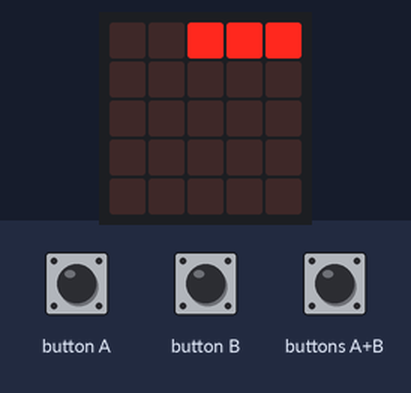
Bench run of a program on a simulated BBC micro:bit running MicroPython. Shown: the board's 5×5 LED display. The inputs (shaded band) are chosen by the test bench. Random numbers come from a fixed seed.

Above: at 1.2 s.
1.3 s: button A pressed for 0.15 s
At 2.9 s:
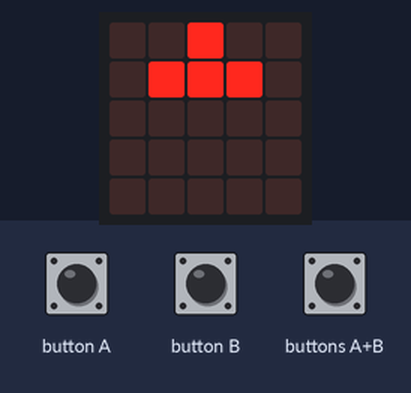
4.4 s: button B pressed for 0.15 s
At 5.8 s:
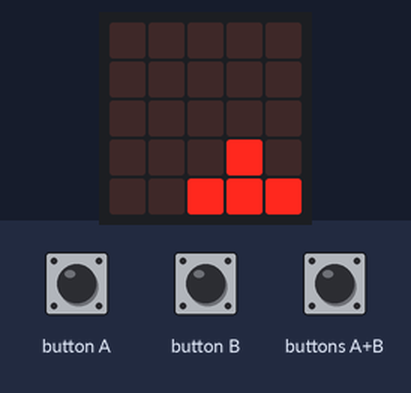
7.5 s: button B pressed for 1 s
At 8.6 s:
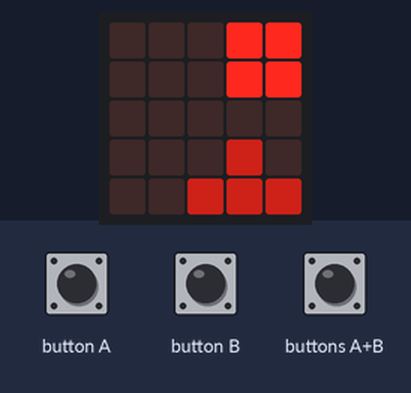
11.5 s: buttons A+B pressed for 0.15 s
At 13.2 s:
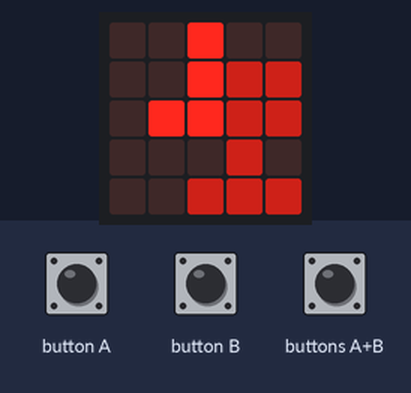
14.6 s: buttons A+B pressed for 3.2 s
At 16.1 s:
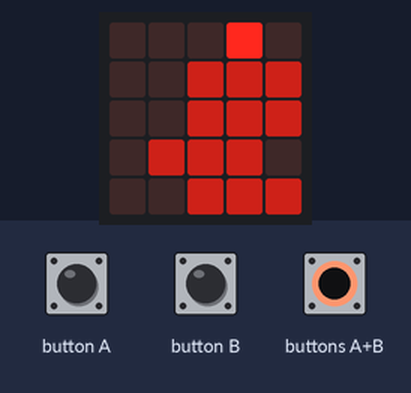
19.3 s: button A pressed for 1 s
At 20.5 s:
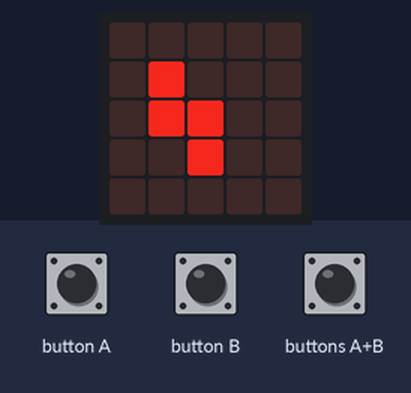
Timing chart, 0 to 22.3 s (numbered marks = the images above; inputs shaded):
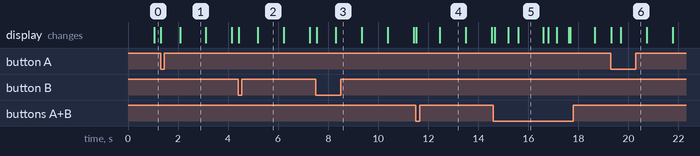

The program:

tetris.py
```python
from microbit import *
import random

# Tetris for Micro:bit
# Use buttons A and B to move and rotate falling blocks

# Game variables
lives = 10
last_rotation_time = 0
rotation_cooldown = 500  # milliseconds
level = 1  # Starts at level 1
lines_cleared_total = 0  # Total lines cleared to track level
fall_speed_base = 1000  # base falling speed in ms
board = [[0 for _ in range(5)] for _ in range(7)]  # 7 rows with 2 hidden above
current_piece = None
piece_x = 0
piece_y = 0
last_move = running_time()

# Define Tetris pieces (L, I, and Square shapes)
pieces = [
    [[1, 1, 1], [0, 0, 1]],  # L shape
    [[1, 1, 1, 1]],           # I shape
    [[1, 1], [1, 1]]          # Square shape
]

def spawn_piece():
    global current_piece, piece_x, piece_y
    r = random.random()
    if r < 0.05:
        current_piece = [[1, 1, 1, 1]]  # I shape with 5% probability
    elif r < 0.30:
        current_piece = [[0, 1, 0], [1, 1, 1]]  # T shape with 25% probability
    elif r < 0.55:
        current_piece = [[0, 1, 1], [1, 1, 0]]  # S shape with 25% probability
    elif r < 0.775:
        current_piece = [[1, 1, 1], [0, 0, 1]]  # L shape with 22.5% probability
    else:
        current_piece = [[1, 1], [1, 1]]  # Square shape with 22.5% probability
    piece_x = max(0, min(2, 5 - len(current_piece[0])))  # Adjusted starting position
    piece_y = 0
    if check_collision(piece_x, piece_y, current_piece):
        return False
    return True

def check_collision(x, y, piece):
    piece_height = len(piece)
    piece_width = len(piece[0])
    for py in range(piece_height):
        for px in range(piece_width):
            if piece[py][px]:
                new_x = x + px
                new_y = y + py
                if new_x < 0 or new_x >= 5 or new_y >= 7:  # Updated y bound to 7 for larger board
                    return True
                if new_y >= 0 and board[new_y][new_x]:
                    return True
    return False

def rotate_piece(piece):
    return [list(row) for row in zip(*piece[::-1])]

def merge_piece():
    global current_piece, piece_x, piece_y
    piece_height = len(current_piece)
    piece_width = len(current_piece[0])
    for py in range(piece_height):
        for px in range(piece_width):
            if current_piece[py][px]:
                board[piece_y + py][piece_x + px] = 1
    current_piece = None

def clear_lines():
    global board, lines_cleared_total, level
    lines_cleared_this_call = 0
    new_board = []
    for row in board:
        if not all(row):  # If not completely filled
            new_board.append(row)
        else:
            lines_cleared_this_call += 1
    lines_cleared_total += lines_cleared_this_call
    # Update level every 5 lines cleared
    if lines_cleared_total // 5 >= level:
        level += 1
    while len(new_board) < 7:  # Ensure board has 7 rows
        new_board.insert(0, [0, 0, 0, 0, 0])
    board = new_board
    return lines_cleared_this_call  # Return for potential future use, but not needed here

def update_display():
    current_time = running_time()
    board_brightness = 4  # Always dim for placed pieces
    piece_brightness = max(1, int((lives / 10.0) * 9))  # Normal brightness based on lives
    display.clear()
    # Show only visible rows (game y=2 to 6), mapped to display y=0 to 4
    for display_y in range(5):
        game_y = display_y + 2  # Map display y to game y
        for x in range(5):
            if board[game_y][x]:
                display.set_pixel(x, display_y, board_brightness)
    # Show the current falling piece with appropriate brightness, only if in visible range
    if current_piece:
        piece_height = len(current_piece)
        piece_width = len(current_piece[0])
        for py in range(piece_height):
            for px in range(piece_width):
                if current_piece[py][px]:
                    px_pos = piece_x + px
                    py_pos = piece_y + py
                    if 0 <= px_pos < 5 and 0 <= py_pos < 7 and 2 <= py_pos <= 6:  # Check full bounds and visible range
                        display_x = px_pos
                        display_y = py_pos - 2  # Map game y to display y
                        display.set_pixel(display_x, display_y, piece_brightness)

# Initialize first piece
spawn_piece()

while True:
    current_time = running_time()
    # Calculate fall speed based on level
    current_fall_speed = max(200, fall_speed_base - 200 * (level - 1))  # Min 200ms to avoid too fast
    if current_time - last_move > current_fall_speed:
        if current_piece:
            if not check_collision(piece_x, piece_y + 1, current_piece):
                piece_y += 1
            else:
                merge_piece()
                clear_lines()
                if not spawn_piece():
                    lives -= 1
                    if lives > 0:
                        # Flash the screen when losing a life
                        display.clear()
                        for y in range(5):
                            for x in range(5):
                                display.set_pixel(x, y, 9)  # Flash bright for 200ms
                        sleep(200)
                        display.clear()
                        # Reset board and spawn new piece with 7 rows
                        board = [[0 for _ in range(5)] for _ in range(7)]
                        spawn_piece()
                    else:
                        # Game over, show sad face and reset after a delay
                        display.show(Image.SAD)
                        sleep(2000)  # Wait 2 seconds
                        lives = 10  # Reset lives
                        level = 1  # Reset level
                        lines_cleared_total = 0  # Reset lines cleared
                        board = [[0 for _ in range(5)] for _ in range(7)]  # Reset to 7 rows
                        spawn_piece()
        last_move = current_time
    # Control piece using buttons A and B, rotate on both pressed
    if button_a.was_pressed() and current_piece and not check_collision(piece_x - 1, piece_y, current_piece):
        piece_x -= 1
    if button_b.was_pressed() and current_piece and not check_collision(piece_x + 1, piece_y, current_piece):
        piece_x += 1
    if button_a.is_pressed() and button_b.is_pressed() and current_piece:
        if current_time - last_rotation_time > rotation_cooldown:
            rotated_piece = rotate_piece(current_piece)
            if not check_collision(piece_x, piece_y, rotated_piece):
                current_piece = rotated_piece
                last_rotation_time = current_time
            else:
                # Try kicking left by one
                if not check_collision(piece_x - 1, piece_y, rotated_piece):
                    piece_x -= 1
                    current_piece = rotated_piece
                    last_rotation_time = current_time
                # Try kicking right by one
                elif not check_collision(piece_x + 1, piece_y, rotated_piece):
                    piece_x += 1
                    current_piece = rotated_piece
                    last_rotation_time = current_time
                # If still collision, no rotation
    update_display()
    sleep(50)  # Small delay to prevent flickering
```

Measured:
- what the display in image 1 shows lasts 1.0 s, from 2.1 s to 3.1 s
